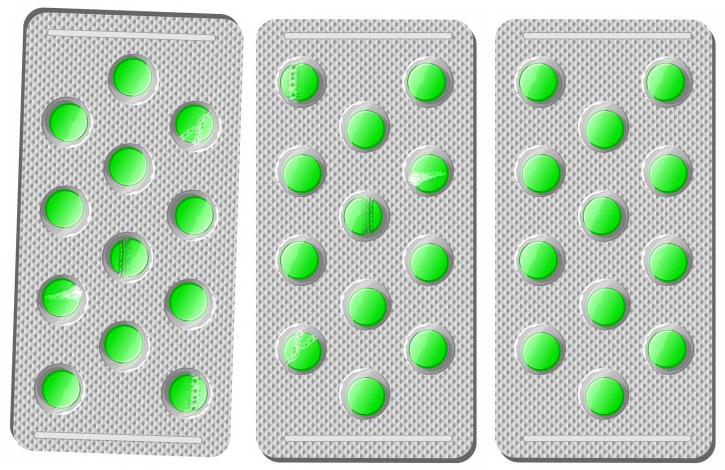
#> input picture image/pill_3.jpg, 1449 x 939 px, found by its file name (shown at 1/2 size)
$ python Project.py
#> lines starting #> are read from the running program, lines starting #| are printed output that depends on the picture; after the words box and inside, x2 and y2 are one past the last pixel; in counts of white or black regions, pixels touching at a corner belong together
import numpy as np
import matplotlib
matplotlib.use('TkAgg')  # case does not matter tkaGg, TkAgg will do
import matplotlib.pyplot as plt
import cv2

font = cv2.FONT_HERSHEY_COMPLEX
def find_counters(image):
    gray_blurred = cv2.blur(image , (5 , 5))
    _ , thrash = cv2.threshold(gray_blurred , 0 , 255 , cv2.THRESH_BINARY)
    contours , _ = cv2.findContours(thrash , cv2.RETR_TREE ,
                                    cv2.CHAIN_APPROX_SIMPLE)
    return contours

def cnt_center(contours,max,min):
    contourCoordinates = []
    for cnt in contours:
        area = cv2.contourArea(cnt)
        if max >= area > min:
            M = cv2.moments(cnt)
            cX = int(M["m10"] / M["m00"])
            cY = int(M["m01"] / M["m00"])
            contourCoordinates += [[cX , cY]]
    return contourCoordinates
def centerofpoints(contourCoordinates):
    contourCoordinates= np.array(contourCoordinates)
    mid = []
    i=0
    while i < len(contourCoordinates):
        u = i+1
        while u < len(contourCoordinates):
            distance = np.linalg.norm(contourCoordinates[i] - contourCoordinates[u])
            if 0< distance < 90:
                midx= int((contourCoordinates[i][0]+contourCoordinates[u][0])/2)
                midy= int((contourCoordinates[i][1]+contourCoordinates[u][1])/2)
                contourCoordinates = np.delete(contourCoordinates , u , axis=0)
                contourCoordinates = np.delete(contourCoordinates , i , axis=0)
                mid = [[midx , midy]]
                contourCoordinates = np.insert(contourCoordinates , [0 , 0],mid , axis=0)
                i = 0
                u = 0
            u+=1
        i+=1
    return contourCoordinates
def draw_defected(contourCoordinates,img):
    contourCoordinates = np.unique(contourCoordinates,axis=0)
    defected_pil=1
    for j in range(len(contourCoordinates)):
        x1 = int(contourCoordinates[j][0])
        y1 = int(contourCoordinates[j][1])
        cv2.circle(img , (x1 , y1) , 30 , (255,0,0) , 5)
        cv2.putText(img ,str(defected_pil),(x1,y1-35) ,font , 1 ,(255,0,0) ,3)
        defected_pil+=1
def draw_undefected(contours,img):
    contourCoordinates= cnt_center(contours,5000,3230)
    undefected_pil = 1
    for j in range(len(contourCoordinates)):
        x1 = int(contourCoordinates[j][0])
        y1 = int(contourCoordinates[j][1])
        cv2.putText(img , str(undefected_pil) , (x1 , y1-45)  , font , 1 , 1 , 3)
        cv2.circle(img , (x1 , y1)  , 40 , 1 , 5)
        undefected_pil+=1

def main(image):
#> called with image = 'pill_3.jpg'
    img2 = cv2.imread(image)
#> img2 is the input picture: shape (939, 1449, 3); mean B, G, R 186.3, 205.5, 186.2
    img2 = cv2.cvtColor(img2 , cv2.COLOR_BGR2RGB)
    img = cv2.imread(image)
    img = cv2.cvtColor(img , cv2.COLOR_BGR2RGB)
    hsv_img = cv2.cvtColor(img , cv2.COLOR_RGB2HSV)
#> hsv_img: shape (939, 1449, 3); mean H, S, V 14.9, 23, 205.7
    light_green = (50 , 30 , 125)
    dark_green = (80 , 255 , 255)
    mask_green = cv2.inRange(hsv_img , light_green , dark_green)
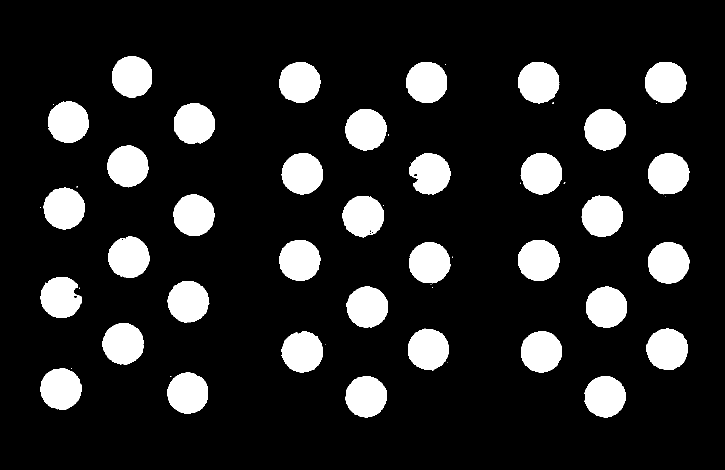
#> mask_green: shape (939, 1449) (shown at 1/2 size); 14.1% white; 56 white regions (20 under 20 px), largest, box (x1, y1, x2, y2) and area: (1169, 218, 1252, 301) 5379, (1293, 657, 1376, 740) 5371, (1296, 484, 1379, 567) 5366
    result_green = cv2.bitwise_and(img , img , mask=mask_green)
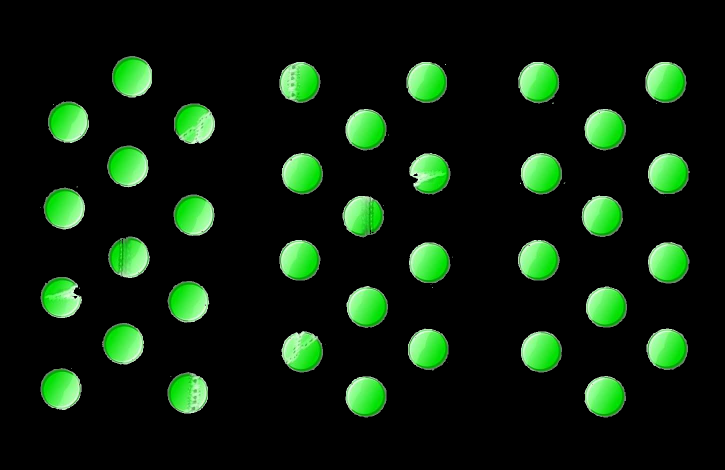
#> result_green: shape (939, 1449, 3) (shown at 1/2 size); mean R, G, B 12.2, 31.5, 12.3
    edges = cv2.Canny(result_green , 170 , 255)
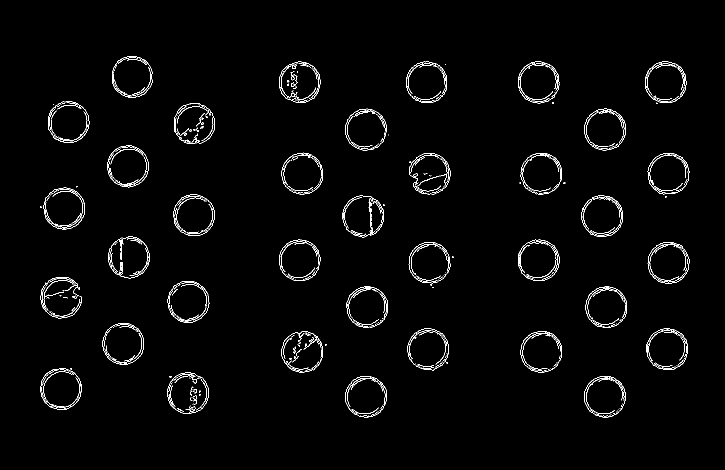
#> edges: shape (939, 1449) (shown at 1/2 size); 1.8% white in thin lines or dots, all inside (x1, y1, x2, y2) = (80, 112, 1380, 836)
    contours = find_counters(edges)
#> in find_counters, `gray_blurred = cv2.blur(image , (5 , 5))`:
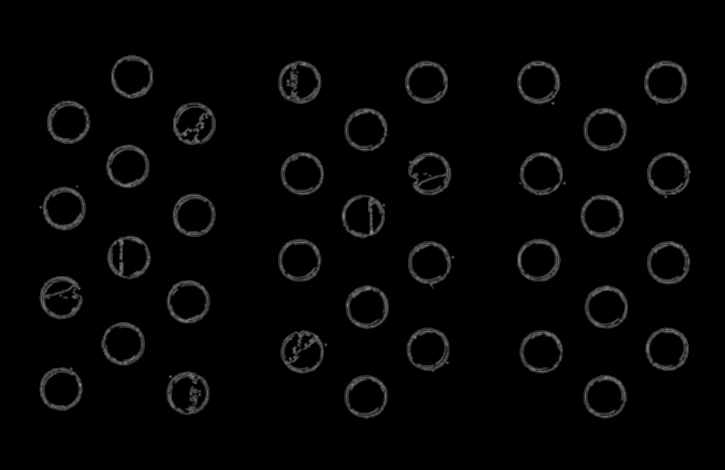
#> gray_blurred: shape (939, 1449) (shown at 1/2 size); min 0, max 173, mean 4.5
#> in find_counters, `_ , thrash = cv2.threshold(gray_blurred , 0 , 255 , cv2.THRESH_BINARY)`:
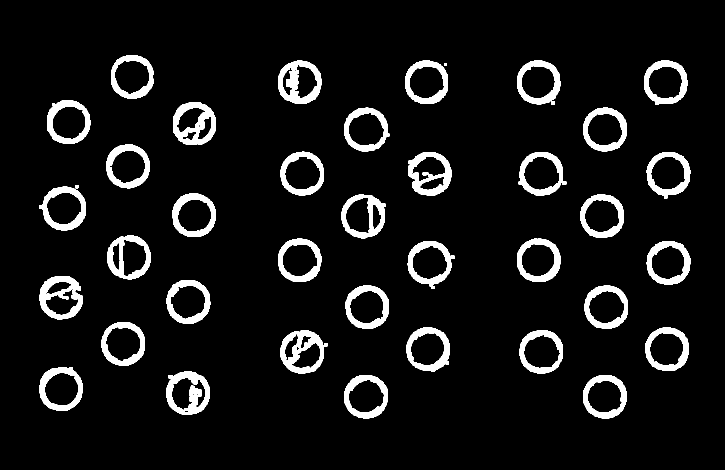
#> thrash: shape (939, 1449) (shown at 1/2 size); 7.7% white; 40 white regions
#> in find_counters, `contours , _ = cv2.findContours(thrash , cv2.RETR_TREE , cv2.CHAIN_APP..`: contours = 115 contours, 27 with area under 20; largest, box (x1, y1, x2, y2) and area: (815, 482, 909, 578) 6104, (1037, 304, 1133, 391) 6096, (78, 373, 172, 462) 6071, (1288, 121, 1375, 210) 6068, (1293, 304, 1382, 397) 6064
    contourCoordinates = cnt_center(contours,3230,50)
#> the loop in cnt_center, `for cnt in contours:` made 115 passes
#> (area, cX, cY, contourCoordinates) on passes 20, 21, 23, 42: (1718.5, 616, 713, [[372, 786], [616, 713]]), (260, 609, 681, [[372, 786], [616, 713], [609, 681]]), (682, 581, 694, [[372, 786], [616, 713], [609, 681], [581, 694]]), (1967.5, 123, 606, [[372, 786], [616, 713], [609, 681], [581, 694], [123, 606]])
#> contourCoordinates = [[372, 786], [616, 713], [609, 681], [581, 694], [123, 606], [116, 574], [232, 511], [266, 514], [751, 433], [717, 431], [865, 367], [858, 335], [379, 271], [410, 256], [378, 237], [602, 162]]
    contourCoordinates= centerofpoints(contourCoordinates)
#> in centerofpoints, `contourCoordinates= np.array(contourCoordinates)`: contourCoordinates = 16 rows, first 8: [372, 786], [616, 713], [609, 681], [581, 694], [123, 606], [116, 574], [232, 511], [266, 514]
#> the loop in centerofpoints, `while i < len(contourCoordinates):` made 57 passes
#> i on passes 1 to 8: 1, 1, 2, 3, 4, 1, 2, 3
#> after the loop in centerofpoints, `while i < len(contourCoordinates):`: contourCoordinates = 16 rows, first 8: [388, 253], [388, 253], [388, 253], [861, 351], [861, 351], [734, 432], [734, 432], [249, 512]
    draw_defected(contourCoordinates , img2)
#> in draw_defected, `contourCoordinates = np.unique(contourCoordinates,axis=0)`: contourCoordinates = [[119, 590], [249, 512], [372, 786], [388, 253], [601, 695], [602, 162], [734, 432], [861, 351]]
#> the loop in draw_defected, `for j in range(len(contourCoordinates)):` made 8 passes
#> after the loop in draw_defected, `for j in range(len(contourCoordinates)):`: defected_pil = 9
    draw_undefected(contours,img2)
#> the loop in cnt_center (call 2), `for cnt in contours:` made 115 passes
#> (area, cX, cY, contourCoordinates) on passes 4, 13, 16: (3466.5, 732, 793, [[1209, 793], [732, 793]]), (3461, 123, 778, [[1209, 793], [732, 793], [123, 778]]), (3624.5, 1082, 703, [[1209, 793], [732, 793], [123, 778], [1082, 703]])
#> in draw_undefected, `contourCoordinates= cnt_center(contours,5000,3230)`: contourCoordinates = 28 pairs, first value 123 to 1336, second value 152 to 793
#> the loop in draw_undefected, `for j in range(len(contourCoordinates)):` made 28 passes
#> (x1, y1) on passes 1 to 8: (1209, 793), (732, 793), (123, 778), (1082, 703), (1332, 697), (854, 697), (245, 686), (1212, 614)
#> after the loop in draw_undefected, `for j in range(len(contourCoordinates)):`:
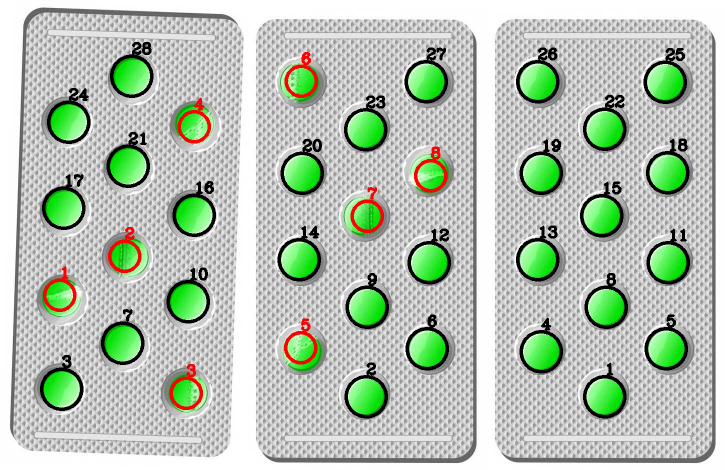
#> img: shape (939, 1449, 3) (shown at 1/2 size); mean R, G, B 181.1, 195, 178.7
#> after the loop in draw_undefected, `for j in range(len(contourCoordinates)):`: undefected_pil = 29

    plt.subplot(111) , plt.imshow(img2)
    plt.title('The defected medical pills are circled in red') , plt.xticks([]) , plt.yticks([])
    plt.show()


if __name__ == '__main__':
    main('pill_3.jpg')

$ run again, with image/pill_1.jpg copied over image/pill_3.jpg
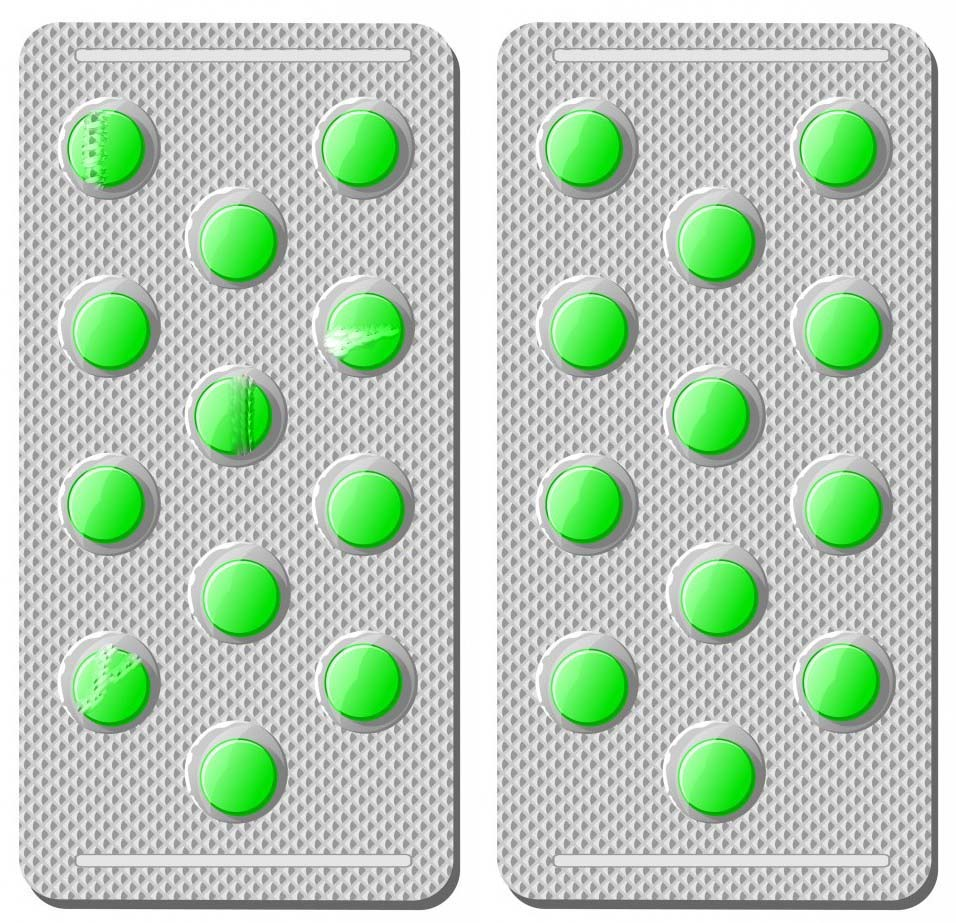
#> input picture image/pill_1.jpg, 956 x 923 px, found by its file name
#> in main, img2 is the input picture: shape (923, 956, 3); mean B, G, R 184.3, 204.2, 184.2
#> hsv_img: shape (923, 956, 3); mean H, S, V 15, 23.7, 204.4
#> in main, `mask_green = cv2.inRange(hsv_img , light_green , dark_green)`:
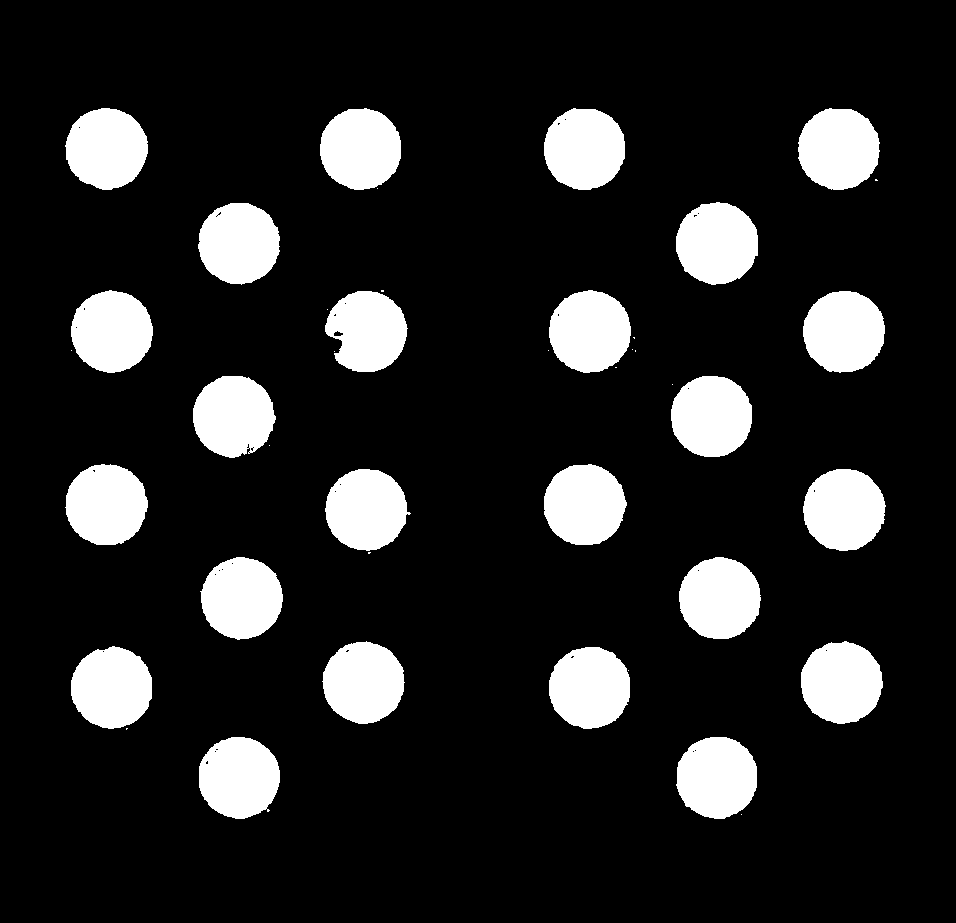
#> mask_green: shape (923, 956); 14.3% white; 41 white regions (17 under 20 px), largest, box (x1, y1, x2, y2) and area: (676, 202, 758, 285) 5319, (803, 469, 886, 551) 5295, (549, 290, 631, 373) 5292
#> edges: shape (923, 956); 1.8% white in thin lines or dots, all inside (x1, y1, x2, y2) = (65, 107, 886, 819)
#> thrash: shape (923, 956); 8% white; 26 white regions
#> in find_counters, `contours , _ = cv2.findContours(thrash , cv2.RETR_TREE , cv2.CHAIN_APP..`: contours = 88 contours, 32 with area under 20; largest, box (x1, y1, x2, y2) and area: (545, 288, 639, 375) 6090, (795, 106, 882, 192) 5986, (674, 199, 760, 287) 5981, (190, 373, 278, 460) 5964, (801, 466, 888, 553) 5962
#> the loop in cnt_center, `for cnt in contours:` made 88 passes
#> (area, cX, cY, contourCoordinates) on passes 14, 15, 47, 48: (237, 119, 662, [[120, 696], [119, 662]]), (692, 88, 677, [[120, 696], [119, 662], [88, 677]]), (559.5, 258, 418, [[120, 696], [119, 662], [88, 677], [258, 418]]), (2595.5, 224, 416, [[120, 696], [119, 662], [88, 677], [258, 418], [224, 416]])
#> in main, `contourCoordinates = cnt_center(contours,3230,50)`: contourCoordinates = [[120, 696], [119, 662], [88, 677], [258, 418], [224, 416], [371, 351], [365, 319], [355, 330], [80, 151], [117, 147]]
#> the loop in centerofpoints, `while i < len(contourCoordinates):` made 26 passes
#> i on passes 1 to 8: 1, 2, 3, 1, 2, 3, 4, 5
#> after the loop in centerofpoints, `while i < len(contourCoordinates):`: contourCoordinates = [[98, 149], [98, 149], [362, 332], [362, 332], [362, 332], [241, 417], [241, 417], [108, 678], [108, 678], [108, 678]]
#> in draw_defected, `contourCoordinates = np.unique(contourCoordinates,axis=0)`: contourCoordinates = [[98, 149], [108, 678], [241, 417], [362, 332]]
#> the loop in draw_defected, `for j in range(len(contourCoordinates)):` made 4 passes
#> after the loop in draw_defected, `for j in range(len(contourCoordinates)):`: defected_pil = 5
#> the loop in cnt_center (call 2), `for cnt in contours:` made 88 passes
#> (area, cX, cY, contourCoordinates) on passes 7, 9, 19, 23: (3377.5, 237, 776, [[717, 777], [237, 776]]), (3329, 588, 687, [[717, 777], [237, 776], [588, 687]]), (3441.5, 839, 681, [[717, 777], [237, 776], [588, 687], [839, 681]]), (3434.5, 361, 681, [[717, 777], [237, 776], [588, 687], [839, 681], [361, 681]])
#> in draw_undefected, `contourCoordinates= cnt_center(contours,5000,3230)`: contourCoordinates = [[717, 777], [237, 776], [588, 687], [839, 681], [361, 681], [719, 597], [242, 597], [843, 509], [365, 509], [582, 503], [104, 503], [709, 415], [843, 331], [589, 331], [111, 331], [237, 242], [715, 242], [836, 147], [582, 147], [359, 148]]
#> the loop in draw_undefected, `for j in range(len(contourCoordinates)):` made 20 passes
#> after the loop in draw_undefected, `for j in range(len(contourCoordinates)):`:
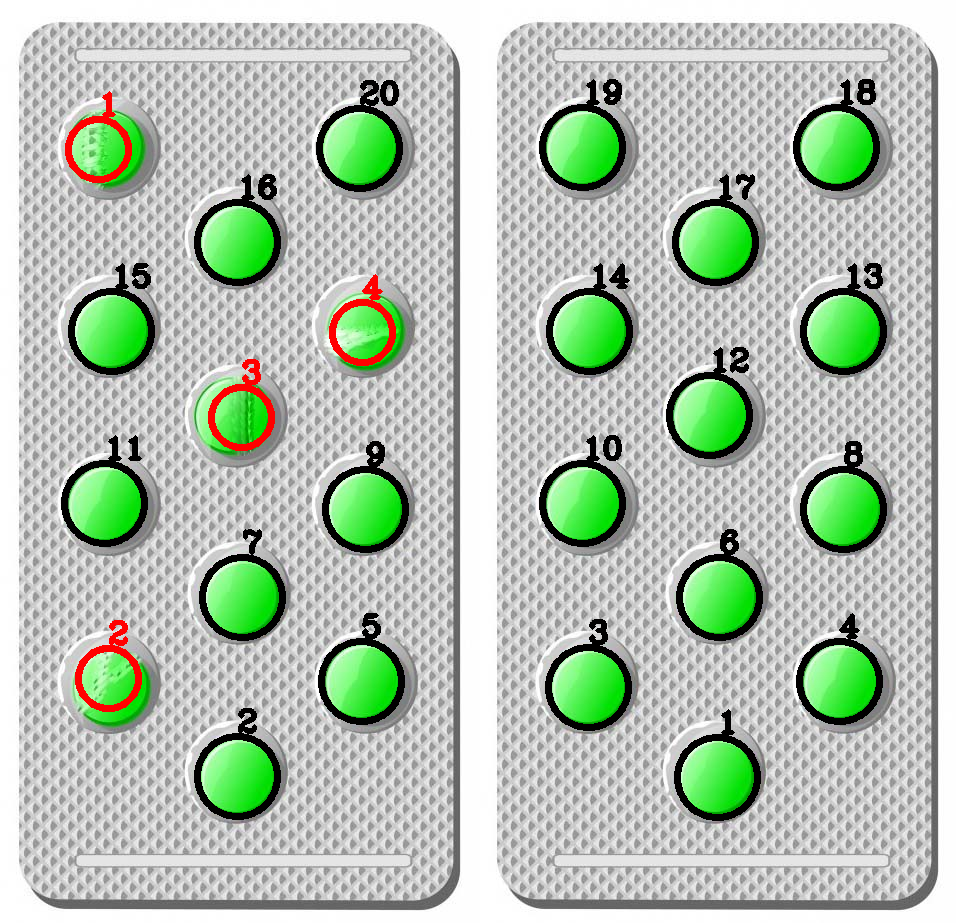
#> img: shape (923, 956, 3); mean R, G, B 178.3, 193.5, 176.5
#> after the loop in draw_undefected, `for j in range(len(contourCoordinates)):`: undefected_pil = 21
